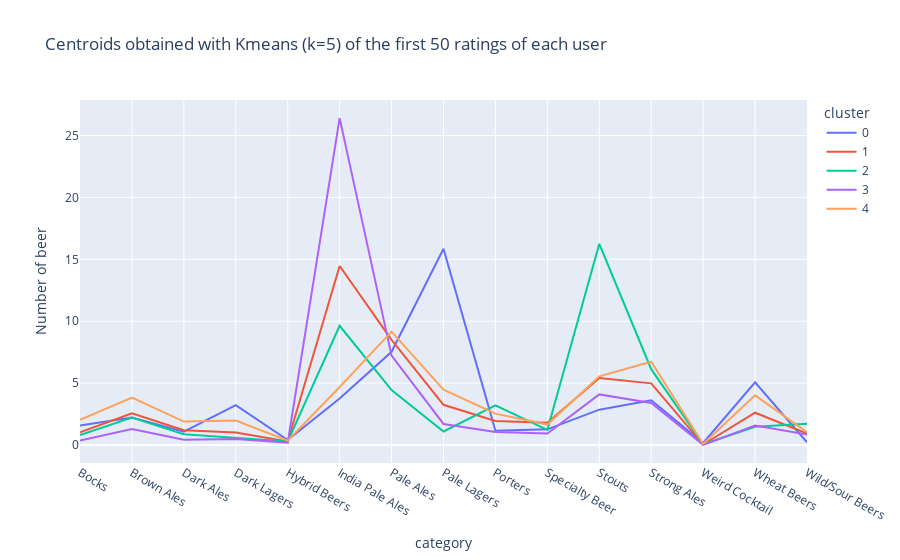

Notebook code for this chart:
### Code cell
fig = px.line(df_cluster_beer_5, x="category", y="Number of beer", color="cluster", title="Centroids obtained with Kmeans (k=5) of the first 50 ratings of each user")
fig.show()
#fig.write_html("centroid_first_5_justification.html")

### Figure 1 — Plotly figure (JSON) as saved in the notebook; plotly's stock layout.template omitted (floating-point values rounded to 4 significant figures)
{"data": [{"hovertemplate": "cluster=0<br>category=%{x}<br>Number of beer=%{y}<extra></extra>", "legendgroup": "0", "line": {"color": "#636efa", "dash": "solid"}, "marker": {"symbol": "circle"}, "mode": "lines", "name": "0", "orientation": "v", "showlegend": true, "type": "scatter", "x": ["Bocks", "Brown Ales", "Dark Ales", "Dark Lagers", "Hybrid Beers", "India Pale Ales", "Pale Ales", "Pale Lagers", "Porters", "Specialty Beer", "Stouts", "Strong Ales", "Weird Cocktail", "Wheat Beers", "Wild/Sour Beers"], "xaxis": "x", "y": [1.582, 2.214, 1.082, 3.214, 0.4082, 3.765, 7.531, 15.86, 1.153, 1.265, 2.857, 3.612, 0.1633, 5.071, 0.2245], "yaxis": "y"}, {"hovertemplate": "cluster=1<br>category=%{x}<br>Number of beer=%{y}<extra></extra>", "legendgroup": "1", "line": {"color": "#EF553B", "dash": "solid"}, "marker": {"symbol": "circle"}, "mode": "lines", "name": "1", "orientation": "v", "showlegend": true, "type": "scatter", "x": ["Bocks", "Brown Ales", "Dark Ales", "Dark Lagers", "Hybrid Beers", "India Pale Ales", "Pale Ales", "Pale Lagers", "Porters", "Specialty Beer", "Stouts", "Strong Ales", "Weird Cocktail", "Wheat Beers", "Wild/Sour Beers"], "xaxis": "x", "y": [1.031, 2.558, 1.19, 1.003, 0.2891, 14.46, 8.5, 3.252, 1.946, 1.803, 5.412, 4.983, 0.04082, 2.609, 0.9252], "yaxis": "y"}, {"hovertemplate": "cluster=2<br>category=%{x}<br>Number of beer=%{y}<extra></extra>", "legendgroup": "2", "line": {"color": "#00cc96", "dash": "solid"}, "marker": {"symbol": "circle"}, "mode": "lines", "name": "2", "orientation": "v", "showlegend": true, "type": "scatter", "x": ["Bocks", "Brown Ales", "Dark Ales", "Dark Lagers", "Hybrid Beers", "India Pale Ales", "Pale Ales", "Pale Lagers", "Porters", "Specialty Beer", "Stouts", "Strong Ales", "Weird Cocktail", "Wheat Beers", "Wild/Sour Beers"], "xaxis": "x", "y": [0.8038, 2.228, 0.8734, 0.5886, 0.2848, 9.633, 4.443, 1.095, 3.209, 1.222, 16.25, 6.127, 0.06329, 1.468, 1.709], "yaxis": "y"}, {"hovertemplate": "cluster=3<br>category=%{x}<br>Number of beer=%{y}<extra></extra>", "legendgroup": "3", "line": {"color": "#ab63fa", "dash": "solid"}, "marker": {"symbol": "circle"}, "mode": "lines", "name": "3", "orientation": "v", "showlegend": true, "type": "scatter", "x": ["Bocks", "Brown Ales", "Dark Ales", "Dark Lagers", "Hybrid Beers", "India Pale Ales", "Pale Ales", "Pale Lagers", "Porters", "Specialty Beer", "Stouts", "Strong Ales", "Weird Cocktail", "Wheat Beers", "Wild/Sour Beers"], "xaxis": "x", "y": [0.3723, 1.292, 0.4307, 0.4891, 0.1971, 26.4, 7.219, 1.701, 1.058, 0.927, 4.088, 3.394, 0.0146, 1.577, 0.8394], "yaxis": "y"}, {"hovertemplate": "cluster=4<br>category=%{x}<br>Number of beer=%{y}<extra></extra>", "legendgroup": "4", "line": {"color": "#FFA15A", "dash": "solid"}, "marker": {"symbol": "circle"}, "mode": "lines", "name": "4", "orientation": "v", "showlegend": true, "type": "scatter", "x": ["Bocks", "Brown Ales", "Dark Ales", "Dark Lagers", "Hybrid Beers", "India Pale Ales", "Pale Ales", "Pale Lagers", "Porters", "Specialty Beer", "Stouts", "Strong Ales", "Weird Cocktail", "Wheat Beers", "Wild/Sour Beers"], "xaxis": "x", "y": [2.028, 3.83, 1.89, 1.979, 0.3569, 4.686, 9.159, 4.466, 2.537, 1.654, 5.551, 6.728, 0.08834, 4.014, 1.032], "yaxis": "y"}], "layout": {"legend": {"title": {"text": "cluster"}, "tracegroupgap": 0}, "title": {"text": "Centroids obtained with Kmeans (k=5) of the first 50 ratings of each user"}, "xaxis": {"anchor": "y", "domain": [0, 1], "title": {"text": "category"}}, "yaxis": {"anchor": "x", "domain": [0, 1], "title": {"text": "Number of beer"}}}}
